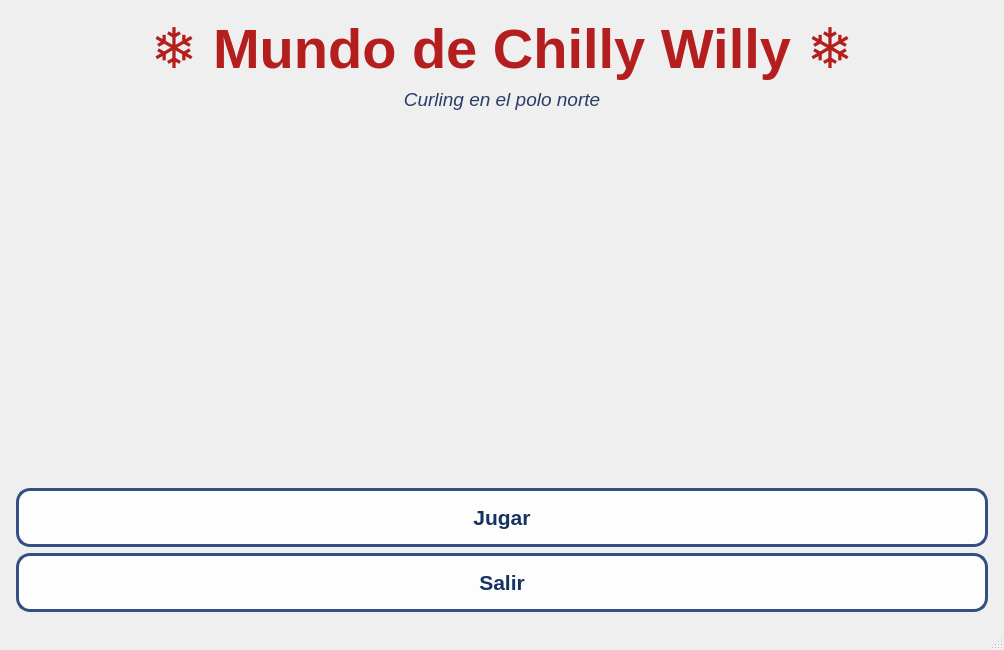
<?xml version="1.0" encoding="UTF-8"?>
<ui version="4.0">
 <class>MainWindow</class>
 <widget class="QMainWindow" name="MainWindow">
  <property name="geometry">
   <rect>
    <x>0</x>
    <y>0</y>
    <width>1000</width>
    <height>650</height>
   </rect>
  </property>
  <property name="windowTitle">
   <string>Mundo de Chilly Willy</string>
  </property>
  <widget class="QWidget" name="centralwidget">
   <layout class="QVBoxLayout" name="layoutCentral">
    <property name="margin"><number>0</number></property>
    <item>
     <widget class="QStackedWidget" name="stackedWidget">
      <property name="currentIndex"><number>0</number></property>

      <!-- ==================== PÁGINA 0: MENÚ DE INICIO ==================== -->
      <widget class="QWidget" name="pageMenu">
       <property name="styleSheet">
        <string>
QWidget#pageMenu {
  background: qlineargradient(spread:pad, x1:0, y1:0, x2:0, y2:1,
              stop:0 rgb(110, 150, 210), stop:0.5 rgb(180, 215, 240), stop:1 rgb(230, 245, 255));
}
QLabel#labelTituloMenu {
  color: rgb(180, 30, 30);
  font-size: 42pt;
  font-weight: bold;
}
QLabel#labelSubtituloMenu {
  color: rgb(40, 60, 100);
  font-size: 14pt;
  font-style: italic;
}
QPushButton {
  background-color: rgba(255, 255, 255, 230);
  border: 3px solid rgb(50, 80, 130);
  border-radius: 14px;
  color: rgb(20, 50, 100);
  font-weight: bold;
  font-size: 16pt;
  padding: 14px 40px;
  min-width: 220px;
}
QPushButton:hover {
  background-color: rgb(220, 240, 255);
  border-color: rgb(180, 30, 30);
}
QPushButton:pressed {
  background-color: rgb(180, 215, 240);
}
        </string>
       </property>
       <layout class="QVBoxLayout" name="layoutMenu">
        <item>
         <spacer><property name="orientation"><enum>Qt::Vertical</enum></property></spacer>
        </item>
        <item>
         <widget class="QLabel" name="labelTituloMenu">
          <property name="alignment"><set>Qt::AlignCenter</set></property>
          <property name="text"><string>❄ Mundo de Chilly Willy ❄</string></property>
         </widget>
        </item>
        <item>
         <widget class="QLabel" name="labelSubtituloMenu">
          <property name="alignment"><set>Qt::AlignCenter</set></property>
          <property name="text"><string>Curling en el polo norte</string></property>
         </widget>
        </item>
        <item>
         <spacer><property name="orientation"><enum>Qt::Vertical</enum></property>
          <property name="sizeHint" stdset="0"><size><width>20</width><height>50</height></size></property>
         </spacer>
        </item>
        <item>
         <layout class="QHBoxLayout">
          <item><spacer><property name="orientation"><enum>Qt::Horizontal</enum></property></spacer></item>
          <item>
           <widget class="QPushButton" name="botonJugar">
            <property name="text"><string>Jugar</string></property>
           </widget>
          </item>
          <item><spacer><property name="orientation"><enum>Qt::Horizontal</enum></property></spacer></item>
         </layout>
        </item>
        <item>
         <layout class="QHBoxLayout">
          <item><spacer><property name="orientation"><enum>Qt::Horizontal</enum></property></spacer></item>
          <item>
           <widget class="QPushButton" name="botonSalir">
            <property name="text"><string>Salir</string></property>
           </widget>
          </item>
          <item><spacer><property name="orientation"><enum>Qt::Horizontal</enum></property></spacer></item>
         </layout>
        </item>
        <item>
         <spacer><property name="orientation"><enum>Qt::Vertical</enum></property></spacer>
        </item>
       </layout>
      </widget>

      <!-- ==================== PÁGINA 1: JUEGO ==================== -->
      <widget class="QWidget" name="pageGame">
       <layout class="QHBoxLayout" name="horizontalLayout">
        <item>
         <widget class="QGraphicsView" name="graphicsView">
          <property name="minimumSize"><size><width>760</width><height>520</height></size></property>
         </widget>
        </item>
        <item>
         <layout class="QVBoxLayout" name="panelControles">
          <item>
           <widget class="QLabel" name="labelTitulo">
            <property name="font"><font><pointsize>14</pointsize><bold>true</bold></font></property>
            <property name="text"><string>Mundo de Chilly Willy</string></property>
           </widget>
          </item>
          <item>
           <widget class="QLabel" name="labelNivel">
            <property name="text"><string>Nivel: 1</string></property>
           </widget>
          </item>
          <item>
           <widget class="QLabel" name="labelPuntuacion">
            <property name="text"><string>Jugador: 0 | IA: 0</string></property>
           </widget>
          </item>
          <item>
           <widget class="QLabel" name="labelLanzamientos">
            <property name="text"><string>Lanzamientos: 3</string></property>
           </widget>
          </item>
          <item>
           <widget class="QLabel" name="labelTiempo">
            <property name="font"><font><pointsize>11</pointsize><bold>true</bold></font></property>
            <property name="text"><string>Tiempo: 90s</string></property>
           </widget>
          </item>
          <item>
           <widget class="QLabel" name="labelControles">
            <property name="font"><font><pointsize>10</pointsize></font></property>
            <property name="wordWrap"><bool>true</bool></property>
            <property name="text"><string>Controles:
- Flechas izq/der: girar angulo
- Espacio: lanzar (Nivel 1) / barrer (Nivel 2)</string></property>
           </widget>
          </item>
          <item>
           <layout class="QHBoxLayout" name="layoutGuardar">
            <item><widget class="QPushButton" name="botonGuardar"><property name="text"><string>Guardar</string></property></widget></item>
            <item><widget class="QPushButton" name="botonCargar"><property name="text"><string>Cargar</string></property></widget></item>
           </layout>
          </item>
          <item>
           <widget class="QPushButton" name="botonMusica">
            <property name="text"><string>Musica: ON/OFF</string></property>
           </widget>
          </item>
          <item>
           <widget class="QPushButton" name="botonMenuPrincipal">
            <property name="text"><string>Menú principal</string></property>
           </widget>
          </item>
          <item>
           <widget class="QLabel" name="labelEstado">
            <property name="minimumSize"><size><width>220</width><height>80</height></size></property>
            <property name="wordWrap"><bool>true</bool></property>
            <property name="text"><string>Listo para jugar</string></property>
           </widget>
          </item>
          <item>
           <spacer><property name="orientation"><enum>Qt::Vertical</enum></property></spacer>
          </item>
         </layout>
        </item>
       </layout>
      </widget>

      <!-- ==================== PÁGINA 2: FIN DEL JUEGO ==================== -->
      <widget class="QWidget" name="pageFin">
       <property name="styleSheet">
        <string>
QWidget#pageFin {
  background: qlineargradient(spread:pad, x1:0, y1:0, x2:0, y2:1,
              stop:0 rgb(110, 150, 210), stop:0.5 rgb(180, 215, 240), stop:1 rgb(230, 245, 255));
}
QLabel#labelFinTitulo {
  font-size: 48pt;
  font-weight: bold;
}
QLabel#labelFinPuntaje {
  color: rgb(40, 60, 100);
  font-size: 18pt;
  font-weight: bold;
}
QPushButton {
  background-color: rgba(255, 255, 255, 230);
  border: 3px solid rgb(50, 80, 130);
  border-radius: 14px;
  color: rgb(20, 50, 100);
  font-weight: bold;
  font-size: 14pt;
  padding: 12px 30px;
  min-width: 200px;
}
QPushButton:hover {
  background-color: rgb(220, 240, 255);
  border-color: rgb(180, 30, 30);
}
        </string>
       </property>
       <layout class="QVBoxLayout" name="layoutFin">
        <item><spacer><property name="orientation"><enum>Qt::Vertical</enum></property></spacer></item>
        <item>
         <widget class="QLabel" name="labelFinTitulo">
          <property name="alignment"><set>Qt::AlignCenter</set></property>
          <property name="text"><string>¡Ganaste!</string></property>
         </widget>
        </item>
        <item>
         <widget class="QLabel" name="labelFinPuntaje">
          <property name="alignment"><set>Qt::AlignCenter</set></property>
          <property name="text"><string>Tu: 0 | IA: 0</string></property>
         </widget>
        </item>
        <item>
         <spacer><property name="orientation"><enum>Qt::Vertical</enum></property>
          <property name="sizeHint" stdset="0"><size><width>20</width><height>40</height></size></property>
         </spacer>
        </item>
        <item>
         <layout class="QHBoxLayout">
          <item><spacer><property name="orientation"><enum>Qt::Horizontal</enum></property></spacer></item>
          <item><widget class="QPushButton" name="botonVolverJugar"><property name="text"><string>Volver a jugar</string></property></widget></item>
          <item><spacer><property name="orientation"><enum>Qt::Horizontal</enum></property></spacer></item>
         </layout>
        </item>
        <item>
         <layout class="QHBoxLayout">
          <item><spacer><property name="orientation"><enum>Qt::Horizontal</enum></property></spacer></item>
          <item><widget class="QPushButton" name="botonVolverMenu"><property name="text"><string>Menú principal</string></property></widget></item>
          <item><spacer><property name="orientation"><enum>Qt::Horizontal</enum></property></spacer></item>
         </layout>
        </item>
        <item><spacer><property name="orientation"><enum>Qt::Vertical</enum></property></spacer></item>
       </layout>
      </widget>

     </widget>
    </item>
   </layout>
  </widget>
  <widget class="QMenuBar" name="menubar">
   <property name="geometry"><rect><x>0</x><y>0</y><width>1000</width><height>22</height></rect></property>
  </widget>
  <widget class="QStatusBar" name="statusbar"/>
 </widget>
 <resources/>
 <connections/>
</ui>
